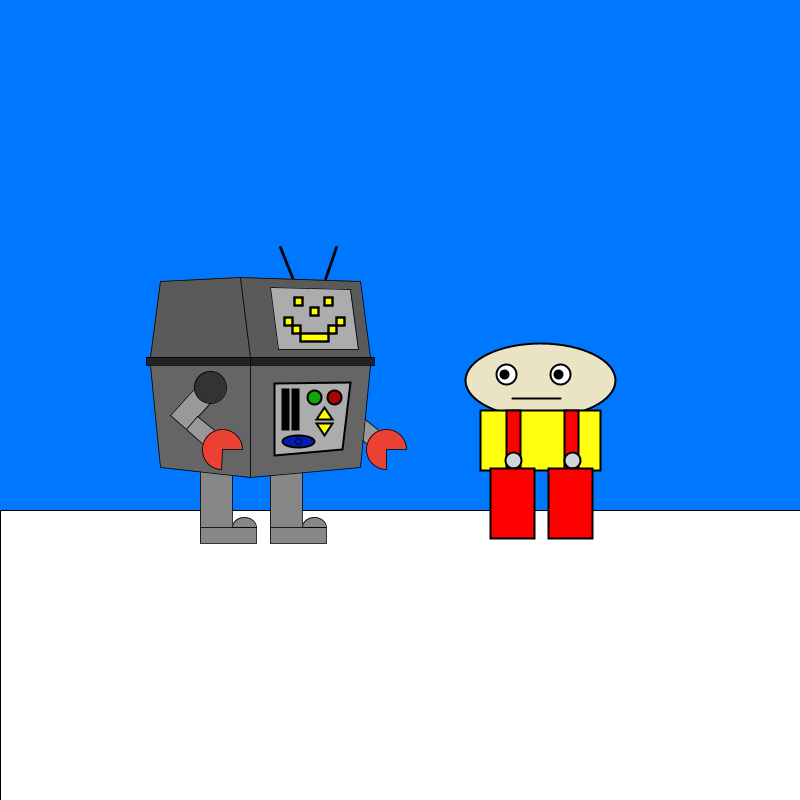
Frame 1 (no input)
Frame 60 (the mouse pressed at the canvas centre just before this capture): identical to frame 1, image omitted
Frame 120 (the mouse held since frame 60 and released just before this capture): identical to frame 1, image omitted

The Processing sketch that drew this single still picture (run headless with seeded random() and noise(); from frame 60 on, the mouse is pressed at the canvas centre):

// Processing sketch: Ethan_Will_CharacterDuo
// ── Ethan_Will_CharacterDuo.pde
void setup () {
  
  size(800,800);
  
}

void draw () {
  
  background(#0077ff);
  rect(0,510,800,300);
  
  push();
  translate(100,237);
  scale(0.4);
  
  //settings and stroke weight
strokeWeight(2);
noFill ();

  //right leg
fill(#878787);
rect(250,575,80,150);
rect(250,725,140,40);
arc(360,725,60,50,PI,TWO_PI,PIE);
  
  //left leg
rect(425,575,80,150);
rect(425,725,140,40);
arc(535,725,60,50,PI,TWO_PI,PIE);

  //top body
strokeWeight(7);
line(520,200,450,25);
line(530,200,590,25);
strokeWeight(2);
fill(#5A5A5A);
quad(150,110,350,100,375,300,125,300);
quad(350,100,650,110,675,300,375,300);
fill(#232326);
rect(115,300,260,20);
rect(375,300,310,20);
  
  //left arm
fill(#999999);
quad(653,448,625,480,675,525,705,490);
fill(#eb4034);
arc(715,530,100,100,-PI-HALF_PI, 0, PIE);
  
  //bottom body 
fill(#656565);
quad(125,320,375,320,375,600,150,575);
quad(375,320,675,320,650,575,375,600);

  //right arm
fill(#999999);
quad(275,415,275,335,175,445,215,480);
quad(243,448,215,480,265,525,295,490);
fill(#333333);
circle(275,375,80);
fill(#eb4034);
arc(305,530,100,100,-PI-HALF_PI, 0, PIE);

  //buttons
strokeWeight(5);
fill(#acacac);
quad(435,365,625,363,605,530,435,545);
fill(#0fa60f);
circle(535,400,35);
fill(#a80202);
circle(585,400,35);
fill(#000000);
rect(455,380,15,100);
rect(480,380,15,100);
fill(#ffff00);
triangle(560,425,540,455,580,455);
triangle(560,495,540,465,580,465);
fill(#051cb3);
ellipse(495,510,80,30);
noFill();
strokeWeight(2);
circle(495,510,15);
fill(#000000);

  //face
fill(#acacac);
quad(425,125,625,130,645,280,445,280);
fill(#FFFF00);
strokeWeight(6);
rect(487,150,20,20);
rect(562,150,20,20);
rect(527,175,20,20);
rect(462,200,20,20);
rect(482,220,20,20);
rect(502,240,70,20);
rect(572,220,20,20);
rect(592,200,20,20);
  pop();

  push();
  translate(0,0);
  scale(2);
  strokeWeight(1);
  
//codes for Stewies face
fill(234, 227, 196) ; 
ellipse(270, 190, 75, 37) ;//the head
fill(255,255,255) ;
circle(253, 187, 10) ;//left eye
fill(00,00,00) ;
push();
translate(-2,-1);
circle(254, 188, 4) ;//left pupill
pop();
fill(255,255,255) ;
push();
translate(-5,0);
circle(285, 187, 10) ;//right eye
fill(00,00,00) ;
push();
translate(0,-1);
circle(284, 188, 4) ;//right pupill
pop();
pop();
line(256, 199, 280, 199);//mouth

//codes for stewies body
fill(255,255,15);
rect(240, 205, 60, 30) ;//shirt
fill(255, 00, 00) ;
rect(253,205, 7, 30);//left strap of trousers
rect(282,205, 7, 30);//right strap of trousers
fill(207, 214, 214) ;
circle(256.9, 230, 8) ;//left button
circle(286, 230, 8) ;//right button
fill(255, 00, 00) ;
rect(245, 234, 22, 35) ;//left leg
rect(274, 234, 22, 35) ;//right leg
  
  pop();
  
}
